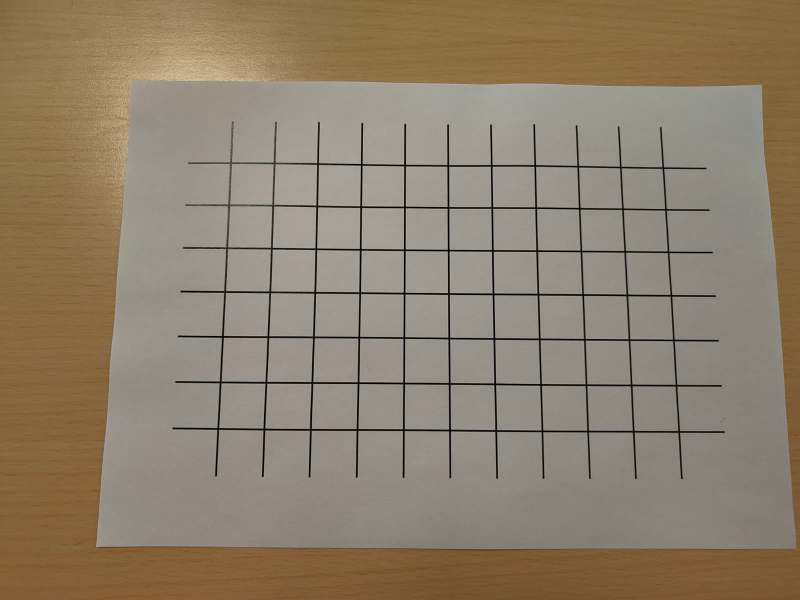
%> input picture Lab_2/FC_PROY2/fotomovil.jpeg, 1600 x 1200 px (shown at 1/2 size)
$ octave lab2_2.m   (GNU Octave 9; MATLAB toolbox functions it lacks are replaced by stand-ins)
%> lines starting %> are read from the running program, lines starting %| are printed output that depends on the picture
clear;clc;
im = imread('fotomovil.jpeg');
%> im is the input picture: size 1200x1600x3 uint8; mean R, G, B 141.6, 127.8, 107.4
[N,M,~]=size(im);
%> N = 1200; M = 1600
aux=rgb2gray(im); G=fspecial('gaussian',15,5); aux=imfilter(aux,G);figure(1); imshow(im)
%> after `aux=rgb2gray(im)`:
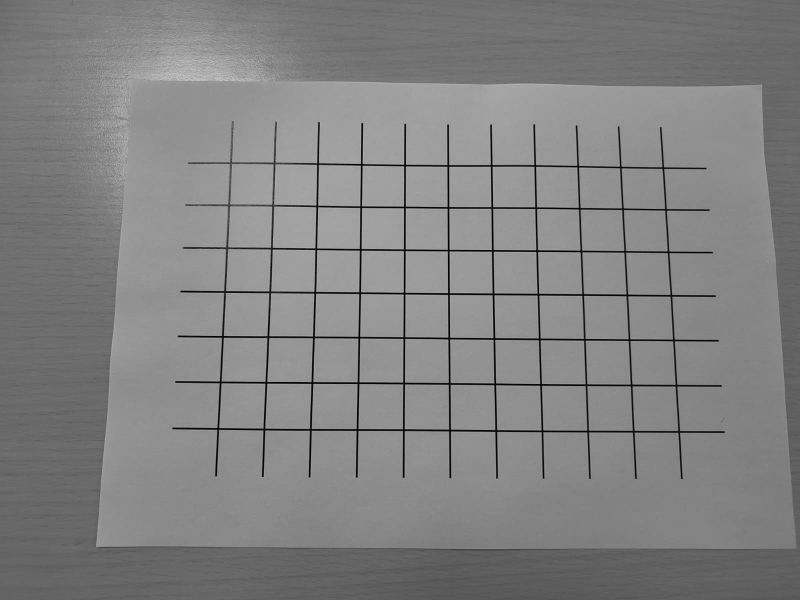
%> aux: size 1200x1600 uint8 (shown at 1/2 size); min 0, max 218, mean 129.6
%> after `aux=imfilter(aux,G)`:
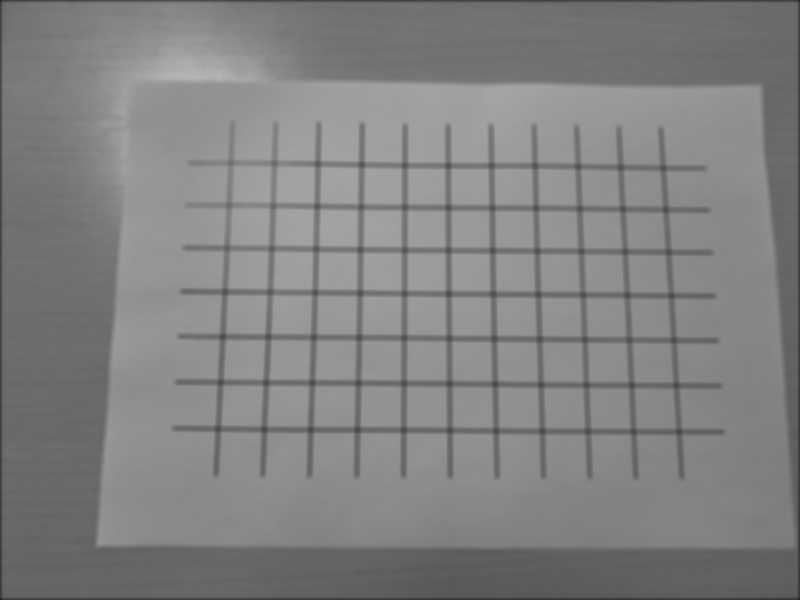
%> aux: size 1200x1600 uint8 (shown at 1/2 size); min 26, max 182, mean 129.2
lista={'superior izda ','superior drcha','inferior drcha','inferior izda '};
u=zeros(1,4); v=zeros(1,4);
for k=1:4
    fprintf('Pincha esquina %s:',lista{k});
%> (the run ends here)
